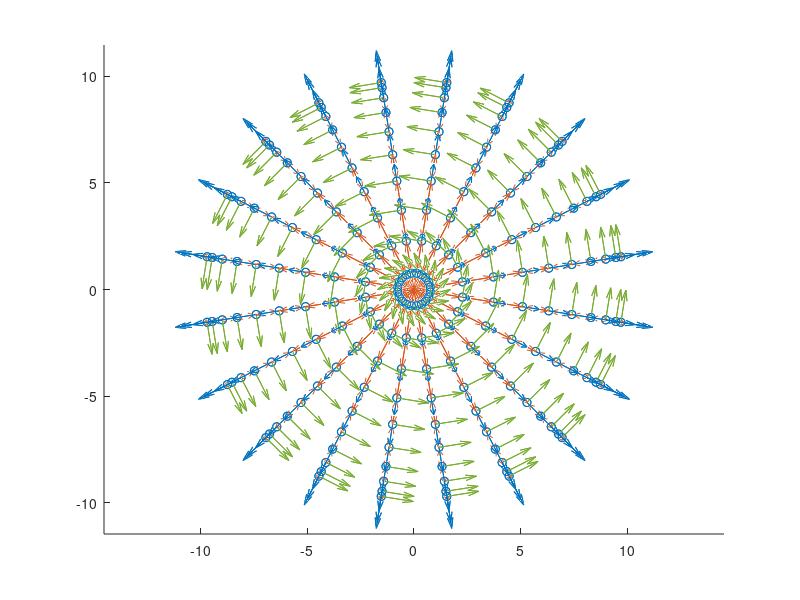

The MATLAB source for this figure: (Note: this script raises an error after producing the figure.)
clear all; close all; clc;
[x,y,z] = sphere;
Sphere.r = 10;
Sphere.c = [0 0 0];
Sphere.x = Sphere.r*x + Sphere.c(1);
Sphere.y = Sphere.r*y + Sphere.c(2);
Sphere.z = Sphere.r*z + Sphere.c(3);

for i = 1:size(Sphere.x,1) - 1
    for j = 1:size(Sphere.x,2) - 1
        c1 = [Sphere.x(i,j) Sphere.y(i,j) Sphere.z(i,j)];
        c2 = [Sphere.x(i+1,j) Sphere.y(i+1,j) Sphere.z(i+1,j)];
        c3 = [Sphere.x(i+1,j+1) Sphere.y(i+1,j+1) Sphere.z(i+1,j+1)];
        c4 = [Sphere.x(i,j+1) Sphere.y(i,j+1) Sphere.z(i,j+1)];
        cp = .25*(c1 + c2 + c3 + c4);
        Sphere.CP.x(i,j) = cp(1);
        Sphere.CP.y(i,j) = cp(2);
        Sphere.CP.z(i,j) = cp(3);
        
        Sphere.c1.x(i,j) = c1(1);
        Sphere.c1.y(i,j) = c1(2);
        Sphere.c1.z(i,j) = c1(3);
        
        Sphere.c2.x(i,j) = c2(1);
        Sphere.c2.y(i,j) = c2(2);
        Sphere.c3.z(i,j) = c2(3);
        
        Sphere.c3.x(i,j) = c3(1);
        Sphere.c3.y(i,j) = c3(2);
        Sphere.c3.z(i,j) = c3(3);
        
        Sphere.c4.x(i,j) = c4(1);
        Sphere.c4.y(i,j) = c4(2);
        Sphere.c4.z(i,j) = c4(3);
        
        t1 =  -.5*(.5*(c1+c2) -.5*(c3+c4));
        t1 = t1/sqrt(dot(t1,t1));
        n = cross(c4-c2,c3-c1);
        n = n/(sqrt(dot(n,n)));
        t2 = cross(t1,n);
        Sphere.n.x(i,j) = n(1);
        Sphere.n.y(i,j) = n(2);
        Sphere.n.z(i,j) = n(3);
        Sphere.t1.x(i,j) = t1(1);
        Sphere.t1.y(i,j) = t1(2);
        Sphere.t1.z(i,j) = t1(3);
        Sphere.t2.x(i,j) = t2(1);
        Sphere.t2.y(i,j) = t2(2);
        Sphere.t2.z(i,j) = t2(3);
        
    end
end

A = zeros(numel(Sphere.CP.x),numel(Sphere.CP.x));
B = A;
hold all
scatter3(Sphere.CP.x(:),Sphere.CP.y(:),Sphere.CP.z(:));
quiver3(Sphere.CP.x(:),Sphere.CP.y(:),Sphere.CP.z(:),Sphere.n.x(:),Sphere.n.y(:),Sphere.n.z(:));
quiver3(Sphere.CP.x(:),Sphere.CP.y(:),Sphere.CP.z(:),Sphere.t1.x(:),Sphere.t1.y(:),Sphere.t1.z(:));
quiver3(Sphere.CP.x(:),Sphere.CP.y(:),Sphere.CP.z(:),Sphere.t2.x(:),Sphere.t2.y(:),Sphere.t2.z(:));
axis equal

for i = 1:numel(Sphere.CP.x)
    trg = [Sphere.CP.x(i) Sphere.CP.y(i) Sphere.CP.z(i)];
    tnm = [Sphere.n.x(i) Sphere.n.y(i) Sphere.n.z(i)];
    for j = 1:numel(Sphere.CP.x)
        src = [Sphere.CP.x(j) Sphere.CP.y(j) Sphere.CP.z(j)];
        snm = [Sphere.n.x(j) Sphere.n.y(j) Sphere.n.z(j)];
        src = src + .25*snm;
        ome = snm;
        V = DirectVel(src - trg, ome);
        B(i,j) = sqrt(V(1)*V(1) + V(2)*V(2) + V(3)*V(3));
        A(i,j) = tnm(1)*V(1) + tnm(2)*V(2) + tnm(3)*V(3);
    end
end

Sphere.RHS = zeros(size(Sphere.x,1) - 1,size(Sphere.y,1) - 1);
Vinf = [10 0 0];
for i = 1:size(Sphere.x,1) - 1
    for j = 1:size(Sphere.x,2) - 1
        Sphere.RHS(i,j) = ...
            sqrt((dot(Vinf,[Sphere.t1.x(i,j) Sphere.t1.y(i,j) Sphere.t1.z(i,j)])^2) + ...
            (dot(Vinf,[Sphere.t2.x(i,j) Sphere.t2.y(i,j) Sphere.t2.z(i,j)]))^2);       
    end
end
    

    
rhs = Sphere.RHS(:);
gam = A\rhs;

Sphere.Gamma = zeros(size(Sphere.RHS));
Sphere.Gamma(:) = gam;
%surf(Sphere.x, Sphere.y, Sphere.z, Sphere.Gamma);
